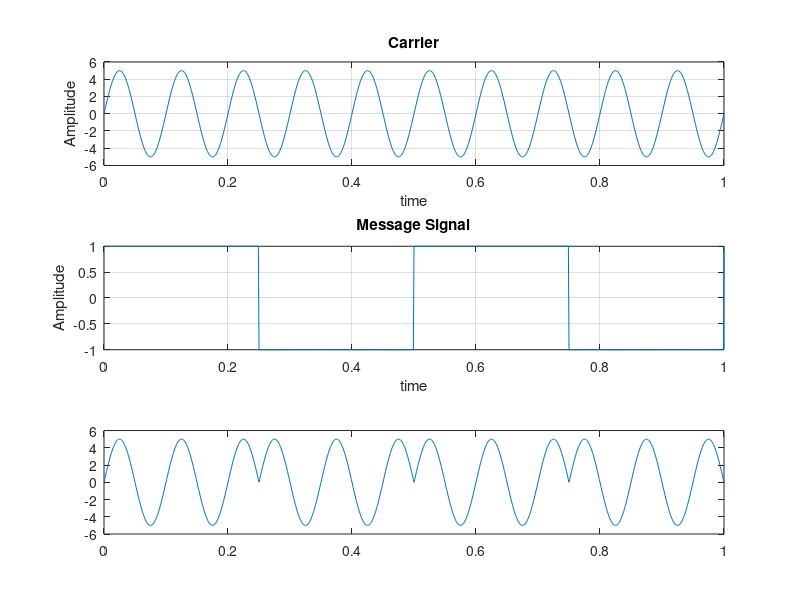

This chart was generated by the following MATLAB code: (Note: this script raises an error after producing the figure.)
clc
clear all
close all
A=5;
t=0:.001:1;
f1=10;
f2=2;
y=A.*sin(2*pi*f1*t);%Carrier Sine
subplot(3,1,1);
%figure
plot(t,y);
xlabel('time');
ylabel('Amplitude');
title('Carrier');
grid on;

u=square(2*pi*f2*t);%Message signal
subplot(3,1,2);
%figure
plot(t,u);
xlabel('time');
ylabel('Amplitude');
title('Message Signal');
grid on;

v=y.*u;
subplot(3,1,3);
plot(t,v)

z=2.5;
L = 2*z;%Nyquist equation

t=0.01:0.001:.05;
Pf =0.01:0.01:1;
snr_dB =-4;
snr_dB1 = 0;
snr_dB2 = 2;
%-----Linear Value of SNR-----%
snr1 = 10.^(snr_dB./10);
snr2 = 10.^(snr_dB1./10);
snr3 = 10.^(snr_dB2./10);
tic;
t1=tic;
for p = 1:length(Pf)
    g = 0;
    j = 0;
    k = 0;
    l = 0;
    c = 0;
    d = 0;
    m = 0;
    n = 0;
    o = 0;
    a=0;
    b=0;
    f=0;
       
    for kk=1:60000 % No. of Monte Carlo Simulations
        %x=sin(2*pi*f*t);
        Noise1=1/sqrt(2)*(randn(1,L)+1i*randn(1,L));  % AWGN noise with mean=0 var=1
        Noise2=1/sqrt(2)*(randn(1,L)+2i*randn(1,L));
        Noise3=1/sqrt(2)*(randn(1,L)+3i*randn(1,L));
        
        %rayleigh
        %h=1/sqrt(2)*(randn(1,L)+4i*randn(1,L));
        
        %K=2; %Rician fading
         %mu = sqrt( K/(2*(K+1))); 
         %su = sqrt( 1/(2*(K+1)));
         %ri = ( su*randn(1,L) + mu ) + 1i*( su*randn(1,L) + mu );
         %R = abs(ri);
         
         K=1; %Nakagami fading
         s=sqrt(1/(2*(K+1)));
         na=(s*randn(1,L)) + 1i*(s*randn(1,L));
         N=abs(na);
      
        n1=Noise1*snr1;
        n2=Noise2*snr2;
        n3=Noise3*snr3;
        
        pn1 = (std(Noise1)).^2;%Noise power 
        pn2 = (std(Noise2)).^2;
        pn3 = (std(Noise3)).^2;
       
        Signal = v(1:L);
        Rev_Sig1 = Signal + Noise1; %awgn
        Rev_Sig2 = Signal + Noise2;
        Rev_Sig3 = Signal + Noise3;
        
        Recv_Sig1 = N.*Signal + n1; %nakagami
        Recv_Sig2 = N.*Signal + n2;
        Recv_Sig3 = N.*Signal + n3;
        
       
        
        
        Energy1 = abs(Rev_Sig1).^2; % Energy of received signal
        Energy2 = abs(Rev_Sig2).^2;
        Energy3 = abs(Rev_Sig3).^2;
        Energy4 = abs(Recv_Sig1).^2;
        Energy5 = abs(Recv_Sig2).^2;
        Energy6 = abs(Recv_Sig3).^2;
        
        
        %Threshold Calculation
        Threshold(p) = gaminv(1-Pf(p),z)*2;
        
        Signal_power1(p) = sum(abs(Rev_Sig1.^2))/pn1;
        signal_power1(p) = sum(abs(Recv_Sig1.^2))/pn1;
        
        Signal_power2(p) = sum(abs(Rev_Sig2.^2))/pn2;
        signal_power2(p) = sum(abs(Recv_Sig2.^2))/pn2;
        
        Signal_power3(p) = sum(abs(Rev_Sig3.^2))/pn3;
        signal_power3(p) = sum(abs(Recv_Sig3.^2))/pn3;
        
        if(Signal_power1(p) > Threshold(p))  
            g=g+1;
        end
        if(signal_power1(p) > Threshold(p))  
            j=j+1;
        end
        
        
        if(Signal_power2(p) > Threshold(p))  
            k=k+1;
        end
        if(signal_power2(p) > Threshold(p))  
            l=l+1;
        end
        
        if(Signal_power3(p) > Threshold(p))  
            c=c+1;
        end
        if(signal_power3(p) > Threshold(p))  
            d=d+1;
        end
        
end
Pd1(p) = g/kk;
Pd2(p)= j/kk;

Pd5(p) = k/kk;
Pd6(p) = l/kk;

Pd9(p) = c/kk;
Pd10(p) = d/kk;

pm1(p)= 1-Pd1(p);
pm2(p)= 1-Pd2(p);
pm5(p)= 1-Pd5(p);
pm6(p)= 1-Pd6(p);
pm9(p)= 1-Pd9(p);
pm10(p)= 1-Pd10(p);


end
t2=toc(t1);
t1;
t2;
figure
semilogy(Pf,Pd2,'-k',Pf,Pd6,'-*k',Pf,Pd10,'->k','LineWidth', 3);
hold on
grid on
xlabel('Probability of false alarm,P_{f}','FontSize',30);
ylabel('Probability of detection,P_{d}','FontSize',30);
title('ROC Curve Under  Nakagami  Channel','FontSize',30);
leg=legend('nakagami for snr= -4dB', 'nakagami for snr= 0dB ',  'nakagami for snr= 2dB');
set(leg,'FontSize',32)